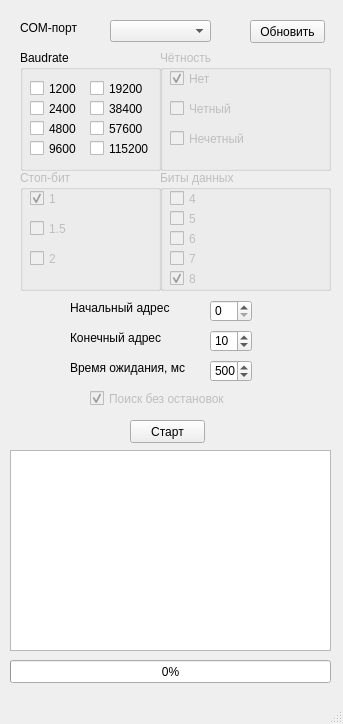
<?xml version="1.0" encoding="UTF-8"?>
<ui version="4.0">
 <class>MainWindow</class>
 <widget class="QMainWindow" name="MainWindow">
  <property name="geometry">
   <rect>
    <x>0</x>
    <y>0</y>
    <width>343</width>
    <height>724</height>
   </rect>
  </property>
  <property name="windowTitle">
   <string>ModBusScanner</string>
  </property>
  <widget class="QWidget" name="centralwidget">
   <widget class="QPushButton" name="executeButton">
    <property name="geometry">
     <rect>
      <x>130</x>
      <y>420</y>
      <width>75</width>
      <height>23</height>
     </rect>
    </property>
    <property name="text">
     <string>Старт</string>
    </property>
   </widget>
   <widget class="QComboBox" name="comboBox_COM">
    <property name="geometry">
     <rect>
      <x>110</x>
      <y>20</y>
      <width>101</width>
      <height>22</height>
     </rect>
    </property>
   </widget>
   <widget class="QLabel" name="label_3">
    <property name="geometry">
     <rect>
      <x>20</x>
      <y>20</y>
      <width>71</width>
      <height>16</height>
     </rect>
    </property>
    <property name="text">
     <string>COM-порт</string>
    </property>
   </widget>
   <widget class="QSpinBox" name="spinBox_StartAddress">
    <property name="geometry">
     <rect>
      <x>210</x>
      <y>300</y>
      <width>42</width>
      <height>22</height>
     </rect>
    </property>
    <property name="maximum">
     <number>247</number>
    </property>
   </widget>
   <widget class="QLabel" name="label_4">
    <property name="geometry">
     <rect>
      <x>70</x>
      <y>300</y>
      <width>141</width>
      <height>16</height>
     </rect>
    </property>
    <property name="text">
     <string>Начальный адрес</string>
    </property>
   </widget>
   <widget class="QLabel" name="label_5">
    <property name="geometry">
     <rect>
      <x>70</x>
      <y>360</y>
      <width>121</width>
      <height>16</height>
     </rect>
    </property>
    <property name="text">
     <string>Время ожидания, мс</string>
    </property>
   </widget>
   <widget class="QProgressBar" name="progressBar">
    <property name="geometry">
     <rect>
      <x>10</x>
      <y>660</y>
      <width>321</width>
      <height>23</height>
     </rect>
    </property>
    <property name="value">
     <number>0</number>
    </property>
   </widget>
   <widget class="QListWidget" name="list_widget">
    <property name="geometry">
     <rect>
      <x>10</x>
      <y>450</y>
      <width>321</width>
      <height>201</height>
     </rect>
    </property>
   </widget>
   <widget class="QGroupBox" name="groupBox">
    <property name="geometry">
     <rect>
      <x>20</x>
      <y>50</y>
      <width>141</width>
      <height>121</height>
     </rect>
    </property>
    <property name="title">
     <string>Baudrate</string>
    </property>
    <widget class="QCheckBox" name="checkBox_baud4800">
     <property name="geometry">
      <rect>
       <x>10</x>
       <y>70</y>
       <width>70</width>
       <height>17</height>
      </rect>
     </property>
     <property name="text">
      <string>4800</string>
     </property>
    </widget>
    <widget class="QCheckBox" name="checkBox_baud2400">
     <property name="geometry">
      <rect>
       <x>10</x>
       <y>50</y>
       <width>70</width>
       <height>17</height>
      </rect>
     </property>
     <property name="text">
      <string>2400</string>
     </property>
    </widget>
    <widget class="QCheckBox" name="checkBox_baud1200">
     <property name="geometry">
      <rect>
       <x>10</x>
       <y>30</y>
       <width>70</width>
       <height>17</height>
      </rect>
     </property>
     <property name="text">
      <string>1200</string>
     </property>
    </widget>
    <widget class="QCheckBox" name="checkBox_baud9600">
     <property name="geometry">
      <rect>
       <x>10</x>
       <y>90</y>
       <width>70</width>
       <height>17</height>
      </rect>
     </property>
     <property name="text">
      <string>9600</string>
     </property>
    </widget>
    <widget class="QCheckBox" name="checkBox_baud38400">
     <property name="geometry">
      <rect>
       <x>70</x>
       <y>50</y>
       <width>70</width>
       <height>17</height>
      </rect>
     </property>
     <property name="text">
      <string>38400</string>
     </property>
    </widget>
    <widget class="QCheckBox" name="checkBox_baud19200">
     <property name="geometry">
      <rect>
       <x>70</x>
       <y>30</y>
       <width>70</width>
       <height>17</height>
      </rect>
     </property>
     <property name="text">
      <string>19200</string>
     </property>
    </widget>
    <widget class="QCheckBox" name="checkBox_baud57600">
     <property name="geometry">
      <rect>
       <x>70</x>
       <y>70</y>
       <width>70</width>
       <height>17</height>
      </rect>
     </property>
     <property name="text">
      <string>57600</string>
     </property>
    </widget>
    <widget class="QCheckBox" name="checkBox_baud115200">
     <property name="geometry">
      <rect>
       <x>70</x>
       <y>90</y>
       <width>70</width>
       <height>17</height>
      </rect>
     </property>
     <property name="text">
      <string>115200</string>
     </property>
    </widget>
   </widget>
   <widget class="QGroupBox" name="groupBox_2">
    <property name="enabled">
     <bool>false</bool>
    </property>
    <property name="geometry">
     <rect>
      <x>160</x>
      <y>50</y>
      <width>171</width>
      <height>121</height>
     </rect>
    </property>
    <property name="title">
     <string>Чётность</string>
    </property>
    <widget class="QCheckBox" name="checkBox_no">
     <property name="geometry">
      <rect>
       <x>10</x>
       <y>20</y>
       <width>82</width>
       <height>17</height>
      </rect>
     </property>
     <property name="text">
      <string>Нет</string>
     </property>
     <property name="checked">
      <bool>true</bool>
     </property>
    </widget>
    <widget class="QCheckBox" name="checkBox_even">
     <property name="geometry">
      <rect>
       <x>10</x>
       <y>50</y>
       <width>82</width>
       <height>17</height>
      </rect>
     </property>
     <property name="text">
      <string>Четный</string>
     </property>
    </widget>
    <widget class="QCheckBox" name="checkBox_odd">
     <property name="geometry">
      <rect>
       <x>10</x>
       <y>80</y>
       <width>82</width>
       <height>17</height>
      </rect>
     </property>
     <property name="text">
      <string>Нечетный</string>
     </property>
    </widget>
   </widget>
   <widget class="QGroupBox" name="groupBox_3">
    <property name="enabled">
     <bool>false</bool>
    </property>
    <property name="geometry">
     <rect>
      <x>20</x>
      <y>170</y>
      <width>141</width>
      <height>121</height>
     </rect>
    </property>
    <property name="title">
     <string>Стоп-бит</string>
    </property>
    <widget class="QCheckBox" name="checkBox_stop1">
     <property name="geometry">
      <rect>
       <x>10</x>
       <y>20</y>
       <width>82</width>
       <height>17</height>
      </rect>
     </property>
     <property name="text">
      <string>1</string>
     </property>
     <property name="checked">
      <bool>true</bool>
     </property>
    </widget>
    <widget class="QCheckBox" name="checkBox_stop2">
     <property name="geometry">
      <rect>
       <x>10</x>
       <y>80</y>
       <width>82</width>
       <height>17</height>
      </rect>
     </property>
     <property name="text">
      <string>2</string>
     </property>
    </widget>
    <widget class="QCheckBox" name="checkBox_stop15">
     <property name="geometry">
      <rect>
       <x>10</x>
       <y>50</y>
       <width>101</width>
       <height>17</height>
      </rect>
     </property>
     <property name="text">
      <string>1.5</string>
     </property>
    </widget>
   </widget>
   <widget class="QGroupBox" name="groupBox_4">
    <property name="enabled">
     <bool>false</bool>
    </property>
    <property name="geometry">
     <rect>
      <x>160</x>
      <y>170</y>
      <width>171</width>
      <height>121</height>
     </rect>
    </property>
    <property name="title">
     <string>Биты данных</string>
    </property>
    <widget class="QCheckBox" name="checkBox_bit4">
     <property name="geometry">
      <rect>
       <x>10</x>
       <y>20</y>
       <width>70</width>
       <height>17</height>
      </rect>
     </property>
     <property name="text">
      <string>4</string>
     </property>
    </widget>
    <widget class="QCheckBox" name="checkBox_bit5">
     <property name="geometry">
      <rect>
       <x>10</x>
       <y>40</y>
       <width>70</width>
       <height>17</height>
      </rect>
     </property>
     <property name="text">
      <string>5</string>
     </property>
    </widget>
    <widget class="QCheckBox" name="checkBox_bit6">
     <property name="geometry">
      <rect>
       <x>10</x>
       <y>60</y>
       <width>70</width>
       <height>17</height>
      </rect>
     </property>
     <property name="text">
      <string>6</string>
     </property>
    </widget>
    <widget class="QCheckBox" name="checkBox_bit7">
     <property name="geometry">
      <rect>
       <x>10</x>
       <y>80</y>
       <width>70</width>
       <height>17</height>
      </rect>
     </property>
     <property name="text">
      <string>7</string>
     </property>
    </widget>
    <widget class="QCheckBox" name="checkBox_bit8">
     <property name="geometry">
      <rect>
       <x>10</x>
       <y>100</y>
       <width>70</width>
       <height>17</height>
      </rect>
     </property>
     <property name="text">
      <string>8</string>
     </property>
     <property name="checked">
      <bool>true</bool>
     </property>
    </widget>
   </widget>
   <widget class="QPushButton" name="pushButton_updateCOM">
    <property name="geometry">
     <rect>
      <x>250</x>
      <y>20</y>
      <width>75</width>
      <height>23</height>
     </rect>
    </property>
    <property name="text">
     <string>Обновить</string>
    </property>
   </widget>
   <widget class="QSpinBox" name="spinBox_EndAddress">
    <property name="geometry">
     <rect>
      <x>210</x>
      <y>330</y>
      <width>42</width>
      <height>22</height>
     </rect>
    </property>
    <property name="maximum">
     <number>247</number>
    </property>
    <property name="value">
     <number>10</number>
    </property>
   </widget>
   <widget class="QLabel" name="label_6">
    <property name="geometry">
     <rect>
      <x>70</x>
      <y>330</y>
      <width>141</width>
      <height>16</height>
     </rect>
    </property>
    <property name="text">
     <string>Конечный адрес</string>
    </property>
   </widget>
   <widget class="QSpinBox" name="spinBox_timeout">
    <property name="geometry">
     <rect>
      <x>210</x>
      <y>360</y>
      <width>42</width>
      <height>22</height>
     </rect>
    </property>
    <property name="maximum">
     <number>5000</number>
    </property>
    <property name="singleStep">
     <number>100</number>
    </property>
    <property name="value">
     <number>500</number>
    </property>
   </widget>
   <widget class="QCheckBox" name="checkBox_searchmessage">
    <property name="enabled">
     <bool>false</bool>
    </property>
    <property name="geometry">
     <rect>
      <x>90</x>
      <y>390</y>
      <width>141</width>
      <height>17</height>
     </rect>
    </property>
    <property name="text">
     <string>Поиск без остановок</string>
    </property>
    <property name="checked">
     <bool>true</bool>
    </property>
   </widget>
  </widget>
  <widget class="QMenuBar" name="menubar">
   <property name="geometry">
    <rect>
     <x>0</x>
     <y>0</y>
     <width>343</width>
     <height>21</height>
    </rect>
   </property>
  </widget>
  <widget class="QStatusBar" name="statusbar"/>
 </widget>
 <resources/>
 <connections/>
</ui>
